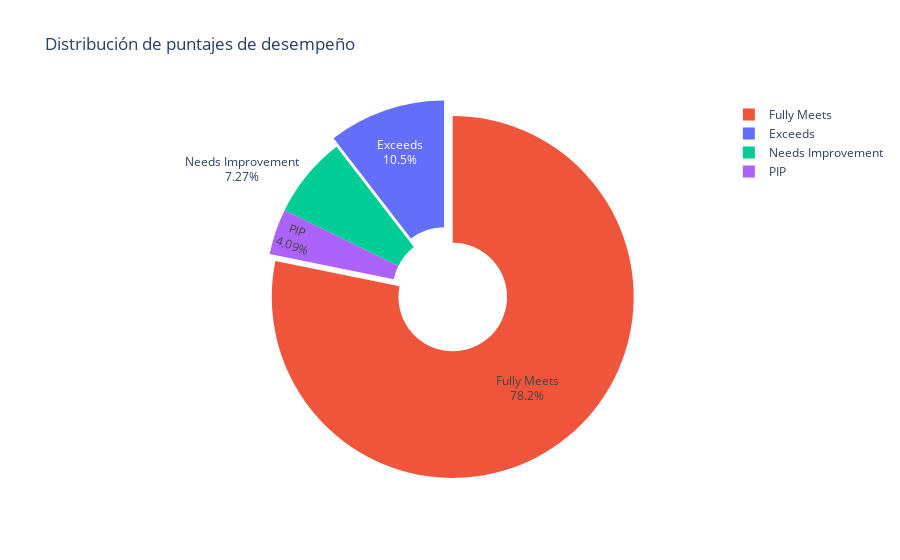

Notebook cell for this chart:
### Markdown cell above
## 7. Pie chart de puntajes de desempeño

### Code cell
fig7 = px.pie(
    df,
    names="PerformanceScore",
    title="Distribución de puntajes de desempeño",
    color="PerformanceScore",
    hole=0.3,
)
fig7.update_traces(
    textinfo="percent+label", pull=[0.05] * df["PerformanceScore"].nunique()
)
fig7.show()

### Figure 1 — Plotly figure (JSON) as saved in the notebook; plotly's stock layout.template omitted (floating-point values rounded to 4 significant figures; data arrays with more than 128 entries replaced by an {"elided": "..."} marker saying what was removed)
{"data": [{"customdata": {"elided": "220x1 str values"}, "domain": {"x": [0, 1], "y": [0, 1]}, "hole": 0.3, "hovertemplate": "PerformanceScore=%{customdata[0]}<extra></extra>", "labels": {"elided": "220 str values"}, "legendgroup": "", "marker": {"colors": {"elided": "220 str values"}}, "name": "", "pull": [0.05, 0.05, 0.05, 0.05], "showlegend": true, "textinfo": "percent+label", "type": "pie"}], "layout": {"legend": {"tracegroupgap": 0}, "title": {"text": "Distribución de puntajes de desempeño"}}}
